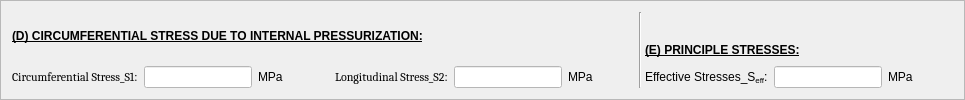
     <widget class="QFrame" name="frame_5">
      <property name="frameShape">
       <enum>QFrame::StyledPanel</enum>
      </property>
      <property name="frameShadow">
       <enum>QFrame::Raised</enum>
      </property>
      <layout class="QGridLayout" name="gridLayout_9">
       <item row="0" column="0" rowspan="3">
        <layout class="QGridLayout" name="gridLayout_13">
         <item row="1" column="0">
          <widget class="QLabel" name="Circumferential_">
           <property name="font">
            <font>
             <family>Cambria</family>
            </font>
           </property>
           <property name="text">
            <string>Circumferential Stress_S1:</string>
           </property>
          </widget>
         </item>
         <item row="1" column="2">
          <widget class="QLabel" name="label_22">
           <property name="styleSheet">
            <string notr="true">font: 8pt &quot;Cambria&quot;;</string>
           </property>
           <property name="text">
            <string>MPa</string>
           </property>
          </widget>
         </item>
         <item row="1" column="4">
          <widget class="QLabel" name="Longitudinal">
           <property name="font">
            <font>
             <family>Cambria</family>
            </font>
           </property>
           <property name="text">
            <string>Longitudinal Stress_S2:</string>
           </property>
          </widget>
         </item>
         <item row="1" column="3">
          <spacer name="horizontalSpacer_24">
           <property name="orientation">
            <enum>Qt::Horizontal</enum>
           </property>
           <property name="sizeHint" stdset="0">
            <size>
             <width>40</width>
             <height>20</height>
            </size>
           </property>
          </spacer>
         </item>
         <item row="1" column="6">
          <widget class="QLabel" name="label_23">
           <property name="styleSheet">
            <string notr="true">font: 8pt &quot;Cambria&quot;;</string>
           </property>
           <property name="text">
            <string>MPa</string>
           </property>
          </widget>
         </item>
         <item row="1" column="1">
          <widget class="QLineEdit" name="lineEdit_38Circumferential_">
           <property name="styleSheet">
            <string notr="true">background-color: rgb(255, 255, 255);</string>
           </property>
          </widget>
         </item>
         <item row="1" column="5">
          <widget class="QLineEdit" name="lineEdit_39Longitudinal">
           <property name="styleSheet">
            <string notr="true">background-color: rgb(255, 255, 255);</string>
           </property>
          </widget>
         </item>
         <item row="0" column="0" colspan="7">
          <widget class="QLabel" name="CircumferentialStressDueToInternalPressurization">
           <property name="text">
            <string>&lt;html&gt;&lt;head/&gt;&lt;body&gt;&lt;p&gt;&lt;span style=&quot; font-weight:600; text-decoration: underline;&quot;&gt;(D) CIRCUMFERENTIAL STRESS DUE TO INTERNAL PRESSURIZATION:&lt;/span&gt;&lt;/p&gt;&lt;/body&gt;&lt;/html&gt;</string>
           </property>
          </widget>
         </item>
        </layout>
       </item>
       <item row="0" column="1" rowspan="3">
        <spacer name="horizontalSpacer_13">
         <property name="orientation">
          <enum>Qt::Horizontal</enum>
         </property>
         <property name="sizeHint" stdset="0">
          <size>
           <width>40</width>
           <height>20</height>
          </size>
         </property>
        </spacer>
       </item>
       <item row="0" column="2" rowspan="3" colspan="2">
        <widget class="Line" name="line_9">
         <property name="orientation">
          <enum>Qt::Vertical</enum>
         </property>
        </widget>
       </item>
       <item row="1" column="3" rowspan="2">
        <layout class="QVBoxLayout" name="verticalLayout_5">
         <item>
          <widget class="QLabel" name="PrincipleStress_3">
           <property name="text">
            <string>&lt;html&gt;&lt;head/&gt;&lt;body&gt;&lt;p&gt;&lt;span style=&quot; font-weight:600; text-decoration: underline;&quot;&gt;(E) PRINCIPLE STRESSES:&lt;/span&gt;&lt;/p&gt;&lt;/body&gt;&lt;/html&gt;</string>
           </property>
          </widget>
         </item>
         <item>
          <layout class="QHBoxLayout" name="horizontalLayout_15">
           <item>
            <widget class="QLabel" name="StiffnessFactorKHh_27">
             <property name="styleSheet">
              <string notr="true">font: 8pt &quot;Cambria&quot;;</string>
             </property>
             <property name="text">
              <string>&lt;html&gt;&lt;head/&gt;&lt;body&gt;&lt;p&gt;Effective Stresses_S&lt;span style=&quot; vertical-align:sub;&quot;&gt;eff&lt;/span&gt;:&lt;/p&gt;&lt;/body&gt;&lt;/html&gt;</string>
             </property>
            </widget>
           </item>
           <item>
            <widget class="QLineEdit" name="lineEdit_40Effective_stress">
             <property name="styleSheet">
              <string notr="true">background-color: rgb(255, 255, 255);</string>
             </property>
            </widget>
           </item>
           <item>
            <widget class="QLabel" name="label_24">
             <property name="styleSheet">
              <string notr="true">font: 8pt &quot;Cambria&quot;;</string>
             </property>
             <property name="text">
              <string>MPa</string>
             </property>
            </widget>
           </item>
          </layout>
         </item>
        </layout>
       </item>
       <item row="2" column="4">
        <spacer name="horizontalSpacer_14">
         <property name="orientation">
          <enum>Qt::Horizontal</enum>
         </property>
         <property name="sizeHint" stdset="0">
          <size>
           <width>40</width>
           <height>20</height>
          </size>
         </property>
        </spacer>
       </item>
      </layout>
     </widget>
